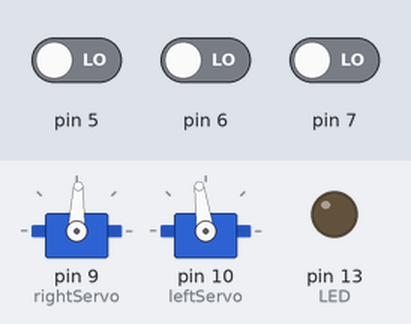
This sketch was run on a simulated Arduino Uno, built with avr-gcc and run on an emulated ATmega328P. On the bench: 2 × servo, output pins drawn as LEDs (lit = HIGH). The test bench sets the inputs (shaded band); at power-on: pin 5 LOW, pin 7 LOW, pin 6 LOW.

Above: at 1.2 s.
1.3 s: pin 5 driven HIGH
At 1.9 s:
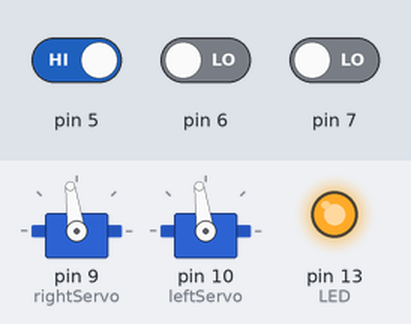
2.8 s: pin 5 driven LOW
At 3.2 s:
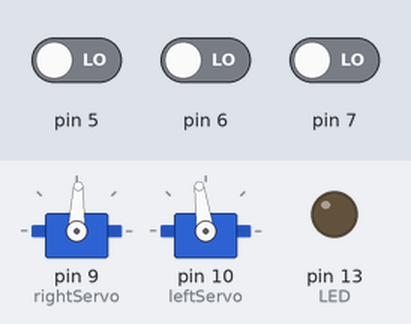
4.3 s: pin 7 driven HIGH
At 5.5 s:
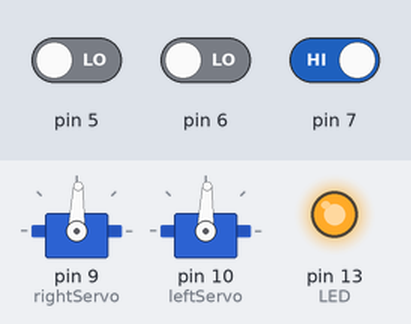
5.8 s: pin 7 driven LOW
At 7.0 s:
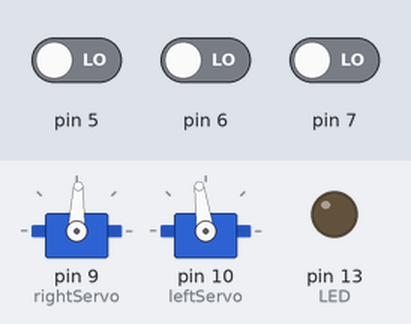
Timing chart, 0 to 8.3 s (numbered marks = the images above; inputs shaded):
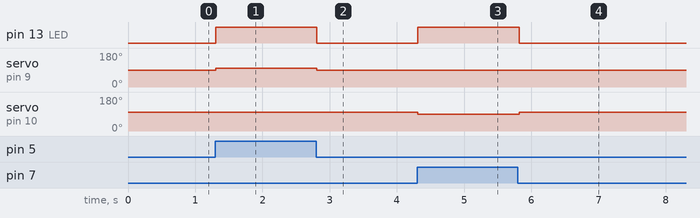

The sketch:

bot_line_follow.ino
```cpp
/**
* Basic line-following algorithm
*/
#include <Servo.h>

// #define DEBUG 1 // uncomment line to get debug info

// servo is controlled with PWM signal with pulse width from 1000 to 2000 microseconds
#define NEUTRAL 1500 // pulse width for servo at zero speed
#define MAX_SPEED 50 // diff for pulse width (from 0 to 500 (max speed))
#define MAX_FORWARD NEUTRAL+MAX_SPEED // pulse width for max counter-clockwise speed
#define MAX_BACKWARD NEUTRAL-MAX_SPEED // pulse width for max clockwise speed

#define LED 13 // on-board Arduino LED

// Move directions
#define UNKNOWN -1
#define FORWARD 0
#define LEFT 1
#define RIGHT 2
#define BACKWARD 3

Servo rightServo;
Servo leftServo;

void attachServos() {
  if (!rightServo.attached()) { rightServo.attach(9); }
  if (!leftServo.attached()) { leftServo.attach(10); }
}

void move(int dir) {
  switch (dir) {
    case FORWARD:
      rightServo.writeMicroseconds(MAX_BACKWARD);
      leftServo.writeMicroseconds(MAX_FORWARD);
      break;
    case LEFT:
      rightServo.writeMicroseconds(MAX_BACKWARD);
      leftServo.writeMicroseconds(MAX_BACKWARD);
      break;
    case RIGHT:
      rightServo.writeMicroseconds(MAX_FORWARD);
      leftServo.writeMicroseconds(MAX_FORWARD);
      break;
    case BACKWARD:
      rightServo.writeMicroseconds(MAX_FORWARD);
      leftServo.writeMicroseconds(MAX_BACKWARD);
      break;
    default:
      rightServo.writeMicroseconds(NEUTRAL);
      leftServo.writeMicroseconds(NEUTRAL);
  }
}

#define LINE_LEFT 5
#define LINE_CENTER 6
#define LINE_RIGHT 7

int checkLine(int pos) {
  return digitalRead(pos);
}

void setup() {
  pinMode(A0, INPUT);
  pinMode(LED, OUTPUT);
  attachServos();
#ifdef DEBUG
  Serial.begin(9600);
#endif
}

int currentDirection = UNKNOWN;

void loop() {
  // read sensors
  int l = checkLine(LINE_LEFT);
  int c = checkLine(LINE_CENTER);
  int r = checkLine(LINE_RIGHT);
#ifdef DEBUG
  Serial.print(l);
  Serial.print(c);
  Serial.println(r);
#endif
  // main algorithm
  if (l == LOW && r == HIGH) {
    currentDirection = LEFT;
  } else if (l == HIGH && r == LOW) {
    currentDirection = RIGHT;
  } else {
    currentDirection = FORWARD;
  }
  // indicate getting back on path
  digitalWrite(LED, currentDirection != FORWARD);
  move(currentDirection);
  delay(50); // 50 ms delay
}
```

Measured:
- after the input at 1.3 s, pin 13 (LED): LOW → HIGH at once; servo on pin 9 (rightServo): 88° → 98° at once
- after the input at 2.8 s, pin 13 (LED): HIGH → LOW at once; servo on pin 9 (rightServo): 98° → 88° at once
- after the input at 4.3 s, pin 13 (LED): LOW → HIGH at once; servo on pin 10 (leftServo): 98° → 88° at once
- after the input at 5.8 s, pin 13 (LED): HIGH → LOW at once; servo on pin 10 (leftServo): 88° → 98° at once
